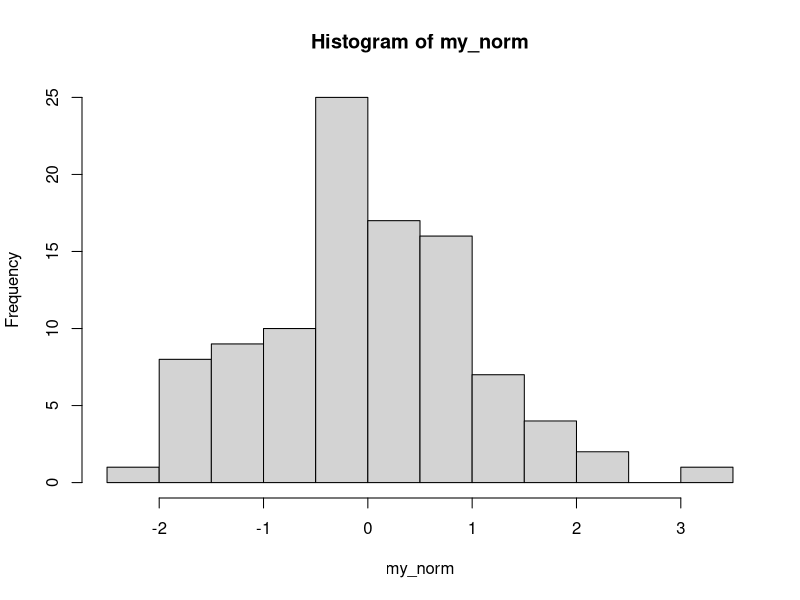
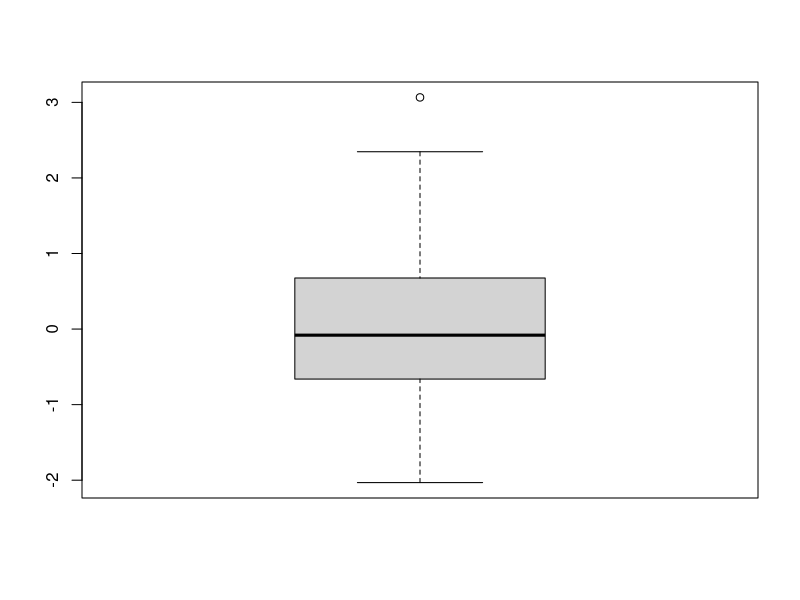
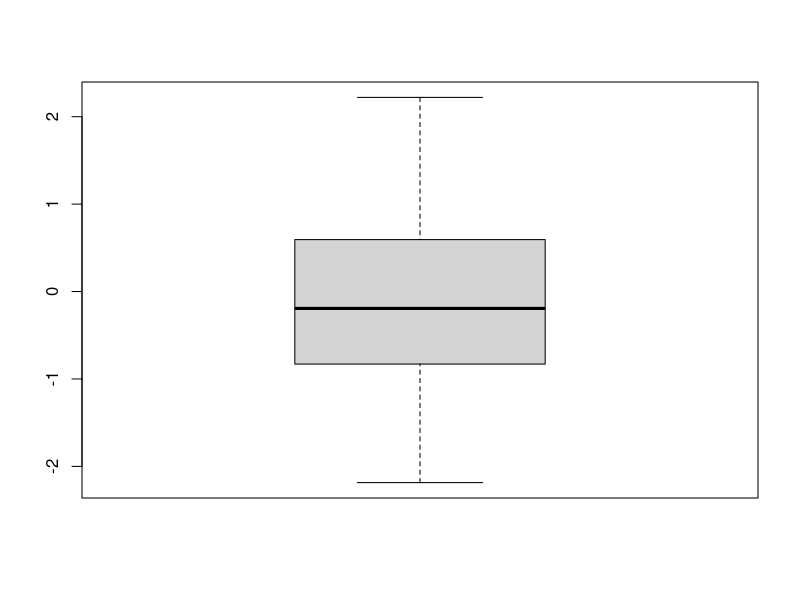
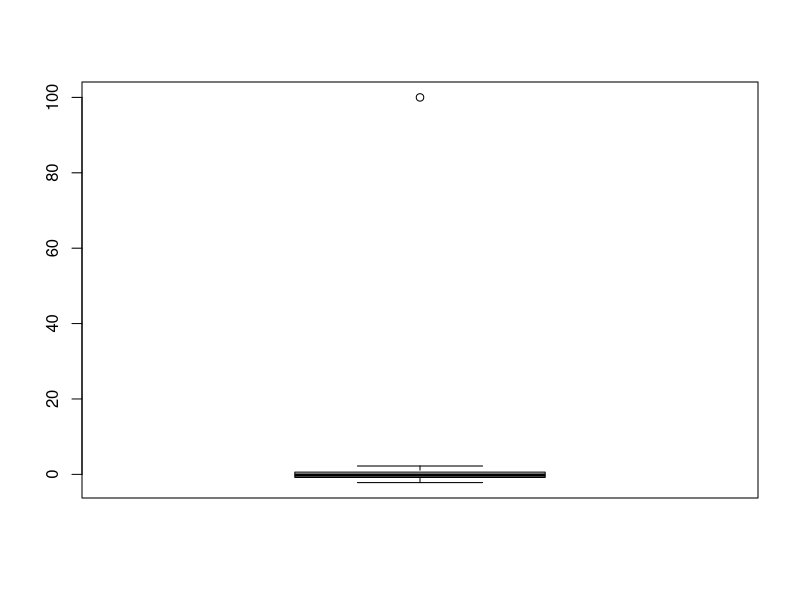

The R script that drew these images, in order:
my_norm <- rnorm(100) # 100 generated standard normal distr. data
quantile(my_norm) # Calculate quantiles
median(my_norm) # median calculation
mean(my_norm) # mean calculation

set.seed(10) # set the initial state of random number genration

hist(my_norm) # Histogram
boxplot(my_norm) # Boxplot
IQR(my_norm) # Inter Quartile Range
summary(my_norm) # Summary Tkey five numbers + mean

## Lets look some examples in one row separated with semicolons
 my_norm <- rnorm(100);boxplot(my_norm);summary(my_norm)

my_ext <- c(my_norm,100)
summary(my_ext)
boxplot(my_ext)
